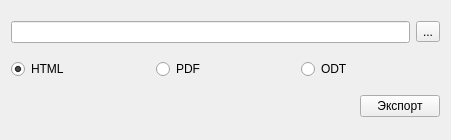
<?xml version="1.0" encoding="UTF-8"?>
<ui version="4.0">
 <class>PrintDialog</class>
 <widget class="QWidget" name="PrintDialog">
  <property name="geometry">
   <rect>
    <x>0</x>
    <y>0</y>
    <width>451</width>
    <height>140</height>
   </rect>
  </property>
  <property name="sizePolicy">
   <sizepolicy hsizetype="Preferred" vsizetype="Preferred">
    <horstretch>0</horstretch>
    <verstretch>0</verstretch>
   </sizepolicy>
  </property>
  <property name="windowTitle">
   <string>Form</string>
  </property>
  <layout class="QVBoxLayout" name="verticalLayout">
   <item>
    <layout class="QHBoxLayout" name="horizontalLayout">
     <item>
      <widget class="QLineEdit" name="fnameInput"/>
     </item>
     <item>
      <widget class="QToolButton" name="fpickerButton">
       <property name="text">
        <string>...</string>
       </property>
      </widget>
     </item>
    </layout>
   </item>
   <item>
    <layout class="QHBoxLayout" name="horizontalLayout_2">
     <item>
      <widget class="QRadioButton" name="htmlRadio">
       <property name="text">
        <string>HTML</string>
       </property>
       <property name="checked">
        <bool>true</bool>
       </property>
      </widget>
     </item>
     <item>
      <widget class="QRadioButton" name="pdfRadio">
       <property name="text">
        <string>PDF</string>
       </property>
      </widget>
     </item>
     <item>
      <widget class="QRadioButton" name="odtRadio">
       <property name="text">
        <string>ODT</string>
       </property>
      </widget>
     </item>
    </layout>
   </item>
   <item alignment="Qt::AlignRight">
    <widget class="QPushButton" name="exportButton">
     <property name="text">
      <string>Экспорт</string>
     </property>
    </widget>
   </item>
  </layout>
 </widget>
 <resources/>
 <connections/>
</ui>
